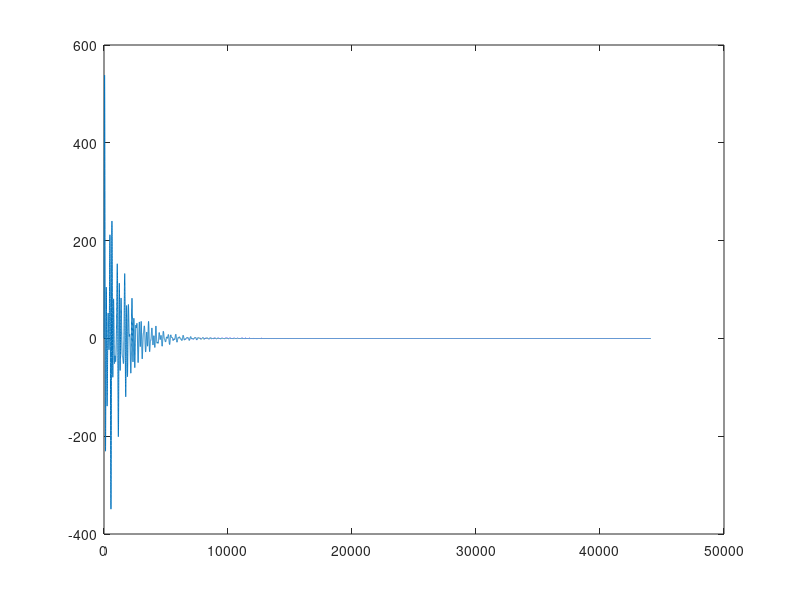

The MATLAB script that drew this image:
%% modal synthesis (circluar membrane)

fs = 44100; % sampling rate
t = [0:1/fs:1]; % sample length

% estimated gain coefficients (N*K shape matrix) (circular distribution of contact points
% at half the membrane radius, and one contact point in the center)
A = [
    1 0.8 0.8 0.8 0.8 0.8 0.8 0.8 0.8;
    0 0 0.9 1 0.9 0 0.9 1 0.9;
    0 0 1 0 1 0 1 0 1;
    1 0 0 0 0 0 0 0 0;
    0 0 0.8 1 0.8 0 0.8 1 0.8;
    0 0 0.4 0.6 0.4 0 0.4 0.6 0.4
    ];

% modal frequencies for ideal circular membrane[1] and estimated decay coefficients
% r = ; % radius [mm]
% sigma = ; % area density [mm^2]
% T = ; % surface tension
% c = sqrt(T/sigma); % transverse wave equation, with velocity "c"
% f0 = 2.405/2*pi*r*c; [Hz]
f0 = 140;

fd =[
    f0*1.000 25;
    f0*1.594 30;
    f0*2.136 35;
    f0*2.296 40;
    f0*2.653 45;
    f0*2.918 50
    ];

% modal parameter matrix
M = [fd A];

% resonator parameters
theta = zeros(length(A(:,1)),1); % pole angle [rads/sample]
for i=1:length(A(:,1))
theta(i) = 2*pi*M(i,1)/fs;
end

R = zeros(length(A(:,1)),length(A(1,:))); % pole radius
for i=1:length(A(:,1)) % number of modes
    for j=1:length(A(1,:)) %number of contact point
        R(i,j) = A(i,j)*exp(-M(i,2)/fs);
    end
end

% excitation (impact)
impDur = [0:1/50:1]; % impact duration in samples
F = zeros(1,length(impDur)); % impact force
for i = 1:length(impDur)
F(i) = 1- cos((2*pi*impDur(i))); % shifted cosine function
end
F = F./ max(F); % normalisation
F = F(1:round(length(F)/4)); % impact force truncation 
F = [F, zeros(1, length(t)-length(F))]; % zero padding

% output
signal = zeros(1,length(t)); % output signal
y = zeros(1,length(t)); % resonance of a mode at a given contact point

% processed samples
xn1 = 0; % x[n-1]
xn2 = 0; % x[n-2]

for n=1:length(A(:,1)) % iterate through modes
    
    for k=1:length(A(1,:)) % iteratate through contact points
        for i=1:length(t) % iterate through samples
            y(i) = 2*R(n,k)*cos(theta(n))*xn1 - R(n,k)*R(n,k)*xn2+F(i);
            xn2 = xn1;
            xn1 = y(i);
        end
        signal = signal + y;
    end
    
end

plot(signal);
sound(signal, fs);

% [1] Fletcher N. H., Rossing T. D. The Physics of Musical Instruments. 1998. Springer